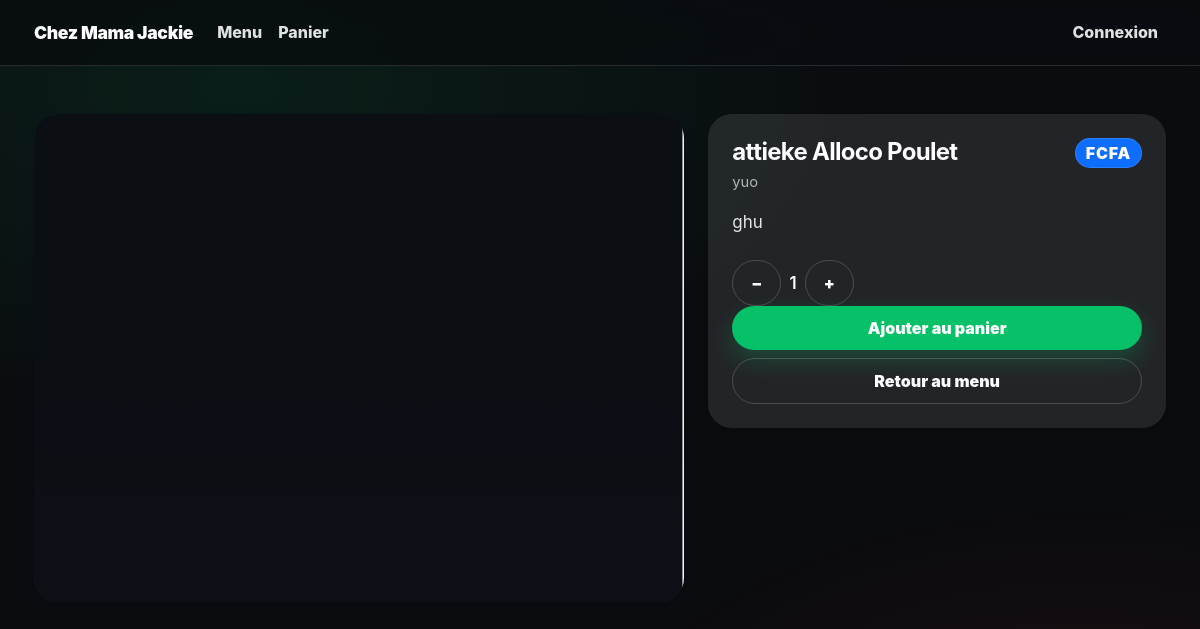
The page /meal/attieke-alloco-poulet/ on the database its author committed.
### shop/models.py (models this page shows, shortened)
class Meal(models.Model):
    category = models.ForeignKey(Category, on_delete=models.CASCADE, related_name='meals')
    name = models.CharField(max_length=150)
    slug = models.SlugField(unique=True)
    description = models.TextField(blank=True)
    is_active = models.BooleanField(default=True)
    image = models.ImageField(upload_to='meals/', blank=True, null=True)
    stock = models.PositiveIntegerField(default=0)  # stock global (optionnel)
    max_per_order = models.PositiveIntegerField(default=10)
    available_weekdays = models.JSONField(default=list, blank=True)  # ex: [0,2,4]

class Category(models.Model):
    name = models.CharField(max_length=100)
    slug = models.SlugField(unique=True)
    class Meta:
        verbose_name_plural = "Categories"

### shop/views.py (the view)
# urls.py: path('meal/<slug:slug>/', views.meal_detail, name='meal_detail'),
def meal_detail(request, slug):
    meal = get_object_or_404(Meal, slug=slug, is_active=True)
    return render(request, 'shop/meal_detail.html', {'meal': meal})

### orders/cart.py (called while the page is built)
    def __len__(self):
        return sum(int(item.get("quantity", 0)) for item in self.cart.values())

### orders/context_processors.py (called while the page is built)
def cart(request):
    return {"cart": Cart(request)}

### shop/templates/shop/meal_detail.html (shortened to what this page needs)
{% extends "base.html" %}
{% block content %}
<div class="container py-4">
  <div class="row g-4">
    <div class="col-lg-7">
      <div class="hero card border-0 shadow-sm hero-food">
        {% if meal.image %}
          <img src="{{ meal.image.url }}" class="meal-img-lg" alt="{{ meal.name }}">
        {% else %}
          <img src="https://via.placeholder.com/1200x675?text=Resto" class="meal-img-lg" alt="{{ meal.name }}">
        {% endif %}
      </div>
    </div>
    <div class="col-lg-5">
      <div class="card border-0 shadow-sm">
        <div class="card-body p-4">
          <div class="d-flex justify-content-between align-items-start gap-2">
            <h1 class="h4 fw-bold mb-1">{{ meal.name }}</h1>
            <span class="badge text-bg-primary fs-6">{{ meal.price }} FCFA</span>
          </div>
          <div class="text-muted small mb-3">{{ meal.category.name }}</div>
          {% if meal.description %}
            <p class="mb-4">{{ meal.description }}</p>
          {% else %}
            <p class="mb-4 text-muted">Aucune description. Mais tu sais très bien pourquoi tu es là.</p>
          {% endif %}
          <div class="d-grid gap-2">
           <form method="post" action="{% url 'orders:cart_add' meal.id %}">
<div class="d-flex align-items-center gap-2">
  <button type="button" class="btn btn-outline-secondary btn-sm" onclick="decQty(this)">−</button>
  <span class="fw-semibold">1</span>
  <button type="button" class="btn btn-outline-secondary btn-sm" onclick="incQty(this)">+</button>
</div>
  <button type="submit" class="btn btn-dark btn-lg w-100">
    Ajouter au panier
  </button>
</form>
            <a class="btn btn-outline-secondary" href="{% url 'shop:meal_list' %}">
              Retour au menu
            </a>
          </div>
        </div>
      </div>
    </div>
  </div>
</div>
{% endblock %}

### shop/static/shop/css/app.css (style rules this page uses)
:root { --space-xs:4px; --space-sm:8px; --space-md:12px; --space-lg:16px; --space-xl:24px; --space-2xl:32px; --radius-sm:12px; --radius:16px; --radius-lg:20px; --radius-xl:24px; --radius-full:999px; --bg:#0b0c10; --bg-2:#10131a; --surface: rgba(255,255,255,.10); --surface-2: rgba(255,255,255,.08); --surface-hover: rgba(255,255,255,.14); --divider: rgba(255,255,255,.12); --border: rgba(255,255,255,.18); --text:#ffffff; --text-2: rgba(255,255,255,.88); --text-3: rgba(255,255,255,.66); --brand:#06c167; --brand-hover:#05b55f; --brand-soft: rgba(6,193,103,.20); --danger:#ff3b30; --danger-soft: rgba(255,59,48,.20); --shadow-xs:0 1px 2px rgba(0,0,0,.30); --shadow-sm:0 6px 18px rgba(0,0,0,.40); --shadow-md:0 12px 30px rgba(0,0,0,.55); --fast:150ms cubic-bezier(.2,.8,.2,1); --mid:240ms cubic-bezier(.2,.8,.2,1); --blur:12px; --fs-body: 17px; --lh-body: 1.55; }
* { box-sizing:border-box; -webkit-tap-highlight-color:transparent; }
html { font-size:16px; -webkit-text-size-adjust:100%; scroll-behavior:smooth; }
body { margin:0; font-family:-apple-system,BlinkMacSystemFont,"SF Pro Display","Segoe UI",Roboto,"Helvetica Neue",Arial,sans-serif; font-size: var(--fs-body); line-height: var(--lh-body); background: var(--bg); color: var(--text); -webkit-font-smoothing: antialiased; -moz-osx-font-smoothing: grayscale; }
body::before { content:""; position:fixed; inset:0; background: radial-gradient(1100px 600px at 20% 10%, rgba(6,193,103,.10) 0%, transparent 60%), radial-gradient(900px 500px at 90% 90%, rgba(255,59,48,.08) 0%, transparent 55%); pointer-events:none; z-index:-1; }
a { color:inherit; text-decoration:none; transition: color var(--fast); }
.container { max-width: 1180px; margin: 0 auto; padding: 0 clamp(14px, 3vw, 24px); }
.text-muted { color: var(--text-3) !important; }
h1,h2,h3,h4,h5,h6 { margin:0 0 var(--space-md); color: var(--text); letter-spacing:-.02em; line-height:1.18; }
h1 { font-size: clamp(28px, 4.8vw, 42px); font-weight: 950; letter-spacing:-.03em; }
p { margin:0 0 var(--space-md); color: var(--text-2); }
small,.small { font-size:.92rem; color: var(--text-3); }
.card { background: var(--surface); border: 1px solid var(--border); border-radius: var(--radius-xl); overflow: hidden; box-shadow: var(--shadow-sm); transition: transform var(--mid), box-shadow var(--mid), background var(--mid); color: var(--text); }
.card-body { padding: 18px; }
.card p { color: var(--text-2); }
.card small,.card .small,.card .text-muted { color: var(--text-3) !important; }
.meal-img,.meal-img-lg { width:100%; height:100%; object-fit:cover; display:block; border-radius: var(--radius); }
.meal-img-lg { aspect-ratio: 4 / 3; }
.btn { display:inline-flex; align-items:center; justify-content:center; gap:10px; padding:14px 18px; font-size:1rem; font-weight: 900; line-height:1; border:0; border-radius: var(--radius-full); cursor:pointer; user-select:none; transition: transform var(--fast), box-shadow var(--fast), background var(--fast), opacity var(--fast); }
.btn-outline-secondary { background: transparent; color: var(--text) !important; border: 1px solid var(--border); }
.btn-dark { background: var(--brand) !important; color: #ffffff !important; box-shadow: 0 10px 24px rgba(6,193,103,.25) !important; }
.badge { display:inline-flex; align-items:center; padding: 6px 10px; border-radius: var(--radius-full); font-weight: 950; font-size: .78rem; letter-spacing: .05em; text-transform: uppercase; border: 1px solid var(--divider); }
::placeholder { color: var(--text-3) !important; }
body { outline: 5px solid red !important; }

### rows shown on the page
Meal: image (picture), name "attieke Alloco Poulet", category.name "yuo", description "ghu"
